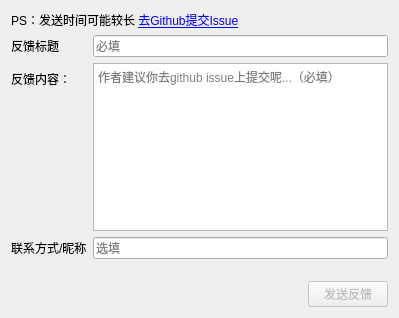
<?xml version="1.0" encoding="UTF-8"?>
<ui version="4.0">
 <class>feedbacker</class>
 <widget class="QWidget" name="feedbacker">
  <property name="windowModality">
   <enum>Qt::ApplicationModal</enum>
  </property>
  <property name="geometry">
   <rect>
    <x>0</x>
    <y>0</y>
    <width>399</width>
    <height>318</height>
   </rect>
  </property>
  <property name="font">
   <font>
    <family>Microsoft YaHei UI</family>
   </font>
  </property>
  <property name="windowTitle">
   <string>反馈</string>
  </property>
  <layout class="QGridLayout" name="gridLayout">
   <item row="3" column="1">
    <spacer name="verticalSpacer">
     <property name="orientation">
      <enum>Qt::Vertical</enum>
     </property>
     <property name="sizeHint" stdset="0">
      <size>
       <width>20</width>
       <height>40</height>
      </size>
     </property>
    </spacer>
   </item>
   <item row="4" column="1">
    <widget class="QPushButton" name="pushButton_2">
     <property name="enabled">
      <bool>false</bool>
     </property>
     <property name="text">
      <string>发送反馈</string>
     </property>
    </widget>
   </item>
   <item row="4" column="0">
    <spacer name="horizontalSpacer">
     <property name="orientation">
      <enum>Qt::Horizontal</enum>
     </property>
     <property name="sizeHint" stdset="0">
      <size>
       <width>40</width>
       <height>20</height>
      </size>
     </property>
    </spacer>
   </item>
   <item row="2" column="0" colspan="2">
    <layout class="QFormLayout" name="formLayout">
     <item row="1" column="0">
      <widget class="QLabel" name="label_3">
       <property name="text">
        <string>反馈内容：</string>
       </property>
      </widget>
     </item>
     <item row="1" column="1">
      <widget class="QTextEdit" name="textEdit">
       <property name="placeholderText">
        <string>作者建议你去github issue上提交呢...（必填）</string>
       </property>
      </widget>
     </item>
     <item row="0" column="0">
      <widget class="QLabel" name="label">
       <property name="text">
        <string>反馈标题</string>
       </property>
      </widget>
     </item>
     <item row="0" column="1">
      <widget class="QLineEdit" name="lineEdit">
       <property name="placeholderText">
        <string>必填</string>
       </property>
      </widget>
     </item>
     <item row="2" column="0">
      <widget class="QLabel" name="label_4">
       <property name="text">
        <string>联系方式/昵称</string>
       </property>
      </widget>
     </item>
     <item row="2" column="1">
      <widget class="QLineEdit" name="lineEdit_2">
       <property name="placeholderText">
        <string>选填</string>
       </property>
      </widget>
     </item>
    </layout>
   </item>
   <item row="0" column="0" colspan="2">
    <widget class="QLabel" name="label_2">
     <property name="text">
      <string>&lt;html&gt;&lt;head/&gt;&lt;body&gt;&lt;p&gt;PS：发送时间可能较长 &lt;a href=&quot;https://github.com/LYXOfficial/NoTopDomain/issues&quot;&gt;&lt;span style=&quot; text-decoration: underline; color:#0000ff;&quot;&gt;去Github提交Issue&lt;/span&gt;&lt;/a&gt;&lt;/p&gt;&lt;/body&gt;&lt;/html&gt;</string>
     </property>
     <property name="openExternalLinks">
      <bool>true</bool>
     </property>
    </widget>
   </item>
  </layout>
 </widget>
 <resources/>
 <connections/>
</ui>
